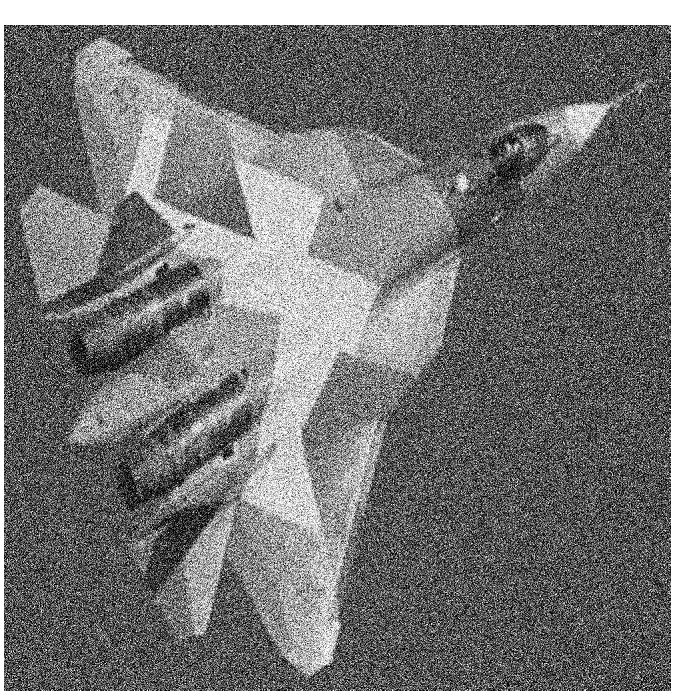
#> input picture Media Files/input_images/img_7.jpg, 675 x 698 px
$ python 06_otsus_binarization_working.py
#> lines starting #> are read from the running program, lines starting #| are printed output that depends on the picture; after the words box and inside, x2 and y2 are one past the last pixel; in counts of white or black regions, pixels touching at a corner belong together
import numpy as np
import cv2

img = cv2.imread('../Media Files/input_images/img_7.jpg', 0)
#> img is the input picture: shape (698, 675); min 0, max 255, mean 116.7
blur = cv2.GaussianBlur(img, (5, 5), 0)
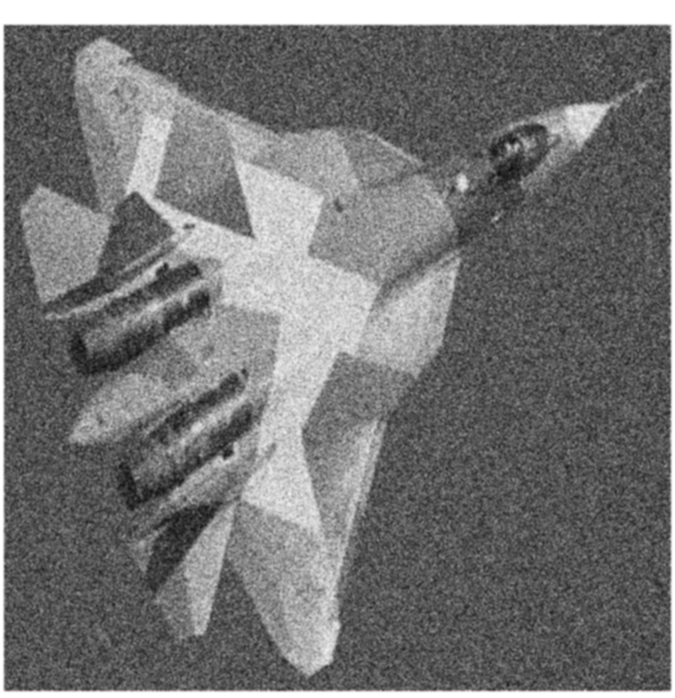
#> blur: shape (698, 675); min 13, max 255, mean 116.8

# find normalized_histogram, and its cumulative distribution function
hist = cv2.calcHist([blur], [0], None, [256], [0, 256])
#> hist = 256 values, max 21581 at index 255, min 0 at index 0, mean 1840.4
hist_norm = hist.ravel() / hist.max()
#> hist_norm = 256 values, max 1 at index 255, min 0 at index 0, mean 0.0853
Q = hist_norm.cumsum()
#> Q = 256 values from 0 to 21.83

bins = np.arange(256)

fn_min = np.inf
thresh = -1

for i in range(1, 256):
    p1, p2 = np.hsplit(hist_norm, [i])  # probabilities
    q1, q2 = Q[i], Q[255] - Q[i]  # cum sum of classes
    b1, b2 = np.hsplit(bins, [i])  # weights

    # finding means and variances
    m1, m2 = np.sum(p1 * b1) / q1, np.sum(p2 * b2) / q2
    v1, v2 = np.sum(((b1 - m1) ** 2) * p1) / q1, np.sum(((b2 - m2) ** 2) * p2) / q2 == 0

    # calculates the minimization function
    fn = v1 * q1 + v2 * q2
    if fn < fn_min:
        fn_min = fn
        thresh = i
#> this loop made 255 passes
#> (p1, q1, q2, m1, m2, v1, fn, fn_min) on pass 13: ([0, 0, 0, 0, 0, 0, 0, 0, 0, 0, 0, 0, 0], 4.63e-05, 21.83, 0, 116.8, 0, 0, 0)
#> (q1, q2, m1, m2, v1, fn) on passes 16 to 21: (0.000232, 21.83, 5.6, 116.8, 28.62, 0.00663), (0.000324, 21.83, 10.86, 116.8, 14.44, 0.00468), (0.000463, 21.83, 11, 116.8, 16.7, 0.00774), (0.000788, 21.83, 9.65, 116.8, 28.14, 0.0222), (0.00088, 21.83, 15.63, 116.8, 5.67, 0.00499), (0.00116, 21.83, 13.48, 116.8, 16.24, 0.0188)
#> after the loop, fn_min = 0; thresh = 13

# find otsu's threshold value with OpenCV function
ret, otsu = cv2.threshold(blur, 0, 255, cv2.THRESH_BINARY + cv2.THRESH_OTSU)
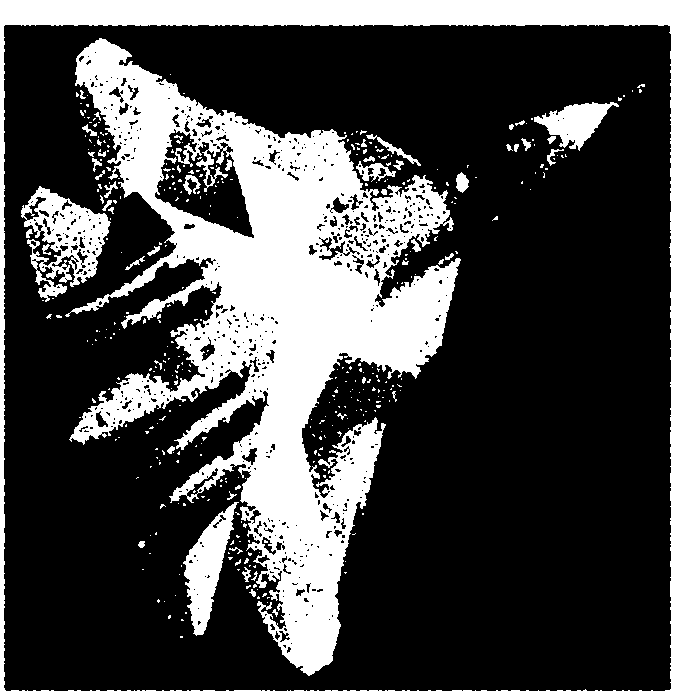
#> otsu: shape (698, 675); 27.6% white; 396 white regions (344 under 20 px), largest, box (x1, y1, x2, y2) and area: (65, 38, 461, 676) 88009, (0, 0, 675, 698) 28065, (21, 186, 111, 302) 4599
#> ret = 139
print(thresh, ret)
#| 13 139.0
cv2.imshow("output", otsu)
if cv2.waitKey(20) & 0xFF == 27:
#> (key Esc is pressed here)
    cv2.destroyAllWindows()

$ run again, with Media Files/input_images/img_1.jpg copied over Media Files/input_images/img_7.jpg
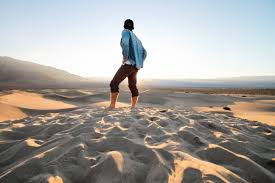
#> input picture Media Files/input_images/img_1.jpg, 275 x 183 px
#> `blur = cv2.GaussianBlur(img, (5, 5), 0)`:
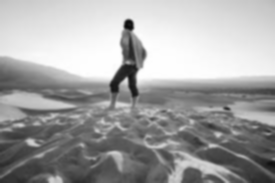
#> blur: shape (183, 275); min 11, max 255, mean 162.6
#> hist = 256 values, max 1316 at index 254, min 0 at index 0, mean 196.6
#> hist_norm = 256 values, max 1 at index 254, min 0 at index 0, mean 0.149
#> Q = 256 values from 0 to 38.24
#> the loop `for i in range(1, 256):` made 255 passes
#> (p1, q1, q2, m1, m2, v1, fn, fn_min) on pass 11: ([0, 0, 0, 0, 0, 0, 0, 0, 0, 0, 0], 0.00152, 38.24, 0, 162.6, 0, 0, 0)
#> after the loop `for i in range(1, 256):`: fn_min = 0; thresh = 11
#> `ret, otsu = cv2.threshold(blur, 0, 255, cv2.THRESH_BINARY + cv2.THRESH..`:
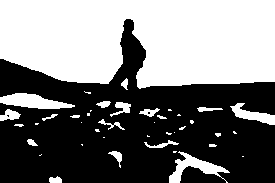
#> otsu: shape (183, 275); 47.8% white; 41 white regions (21 under 20 px), largest, box (x1, y1, x2, y2) and area: (0, 0, 275, 89) 20991, (0, 93, 75, 109) 725, (169, 151, 230, 183) 666
#> ret = 165
#| 11 165.0

$ run again, with Media Files/input_images/img_10.jpg copied over Media Files/input_images/img_7.jpg
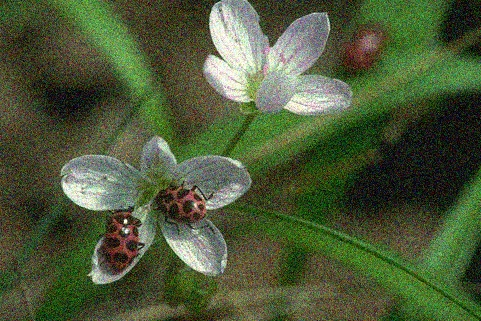
#> input picture Media Files/input_images/img_10.jpg, 481 x 321 px
#> `blur = cv2.GaussianBlur(img, (5, 5), 0)`:
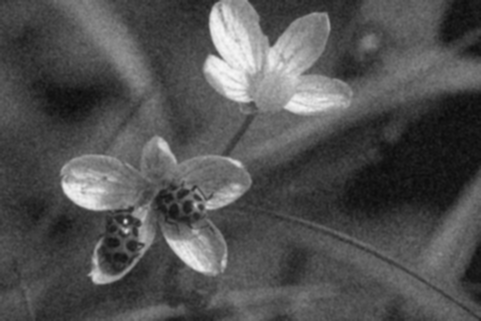
#> blur: shape (321, 481); min 10, max 248, mean 81.7
#> hist = 256 values, max 2282 at index 60, min 0 at index 0, mean 603.1
#> hist_norm = 256 values, max 1 at index 60, min 0 at index 0, mean 0.264
#> Q = 256 values from 0 to 67.66
#> the loop `for i in range(1, 256):` made 255 passes
#> (p1, q1, q2, m1, m2, v1, fn, fn_min) on pass 10: ([0, 0, 0, 0, 0, 0, 0, 0, 0, 0], 0.000438, 67.66, 0, 81.66, 0, 0, 0)
#> after the loop `for i in range(1, 256):`: fn_min = 0; thresh = 10
#> `ret, otsu = cv2.threshold(blur, 0, 255, cv2.THRESH_BINARY + cv2.THRESH..`:
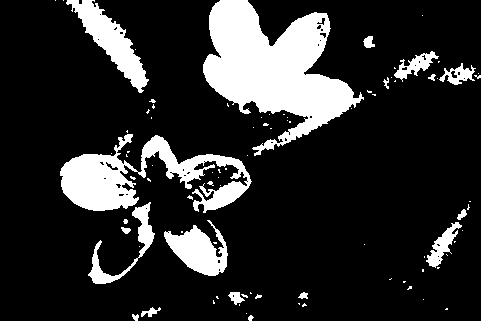
#> otsu: shape (321, 481); 17.1% white; 88 white regions (69 under 20 px), largest, box (x1, y1, x2, y2) and area: (203, 0, 364, 156) 12259, (60, 134, 252, 213) 6217, (66, 0, 149, 93) 2450
#> ret = 110
#| 10 110.0

$ run again, with Media Files/input_images/img_12.jpg copied over Media Files/input_images/img_7.jpg
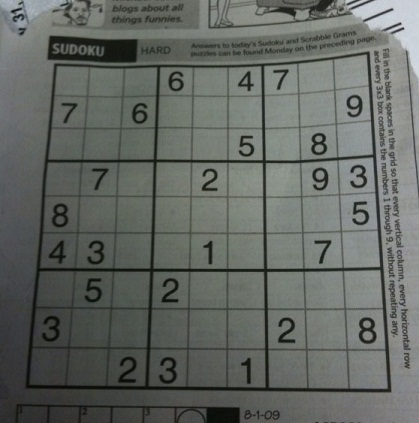
#> input picture Media Files/input_images/img_12.jpg, 419 x 423 px
#> hist = 256 values, max 2394 at index 104, min 0 at index 0, mean 692.3
#> hist_norm = 256 values, max 1 at index 104, min 0 at index 0, mean 0.289
#> Q = 256 values from 0 to 74.03
#> the loop `for i in range(1, 256):` made 255 passes
#> (p1, q1, q2, m1, m2, v1, fn, fn_min) on pass 12: ([0, 0, 0, 0, 0, 0, 0, 0, 0, 0, 0, 0], 0.0117, 74.02, 0, 101.9, 0, 0, 0)
#> after the loop `for i in range(1, 256):`: fn_min = 0; thresh = 12
#> `ret, otsu = cv2.threshold(blur, 0, 255, cv2.THRESH_BINARY + cv2.THRESH..`:
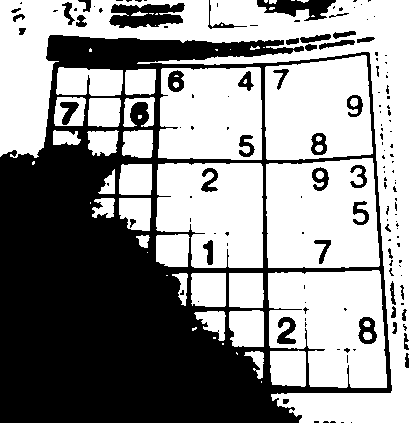
#> otsu: shape (423, 419); 58.1% white; 145 black regions (101 under 20 px), largest, box (x1, y1, x2, y2) and area: (0, 35, 392, 423) 66755, (109, 3, 185, 28) 1324, (257, 0, 336, 21) 898
#> ret = 97
#| 12 97.0
